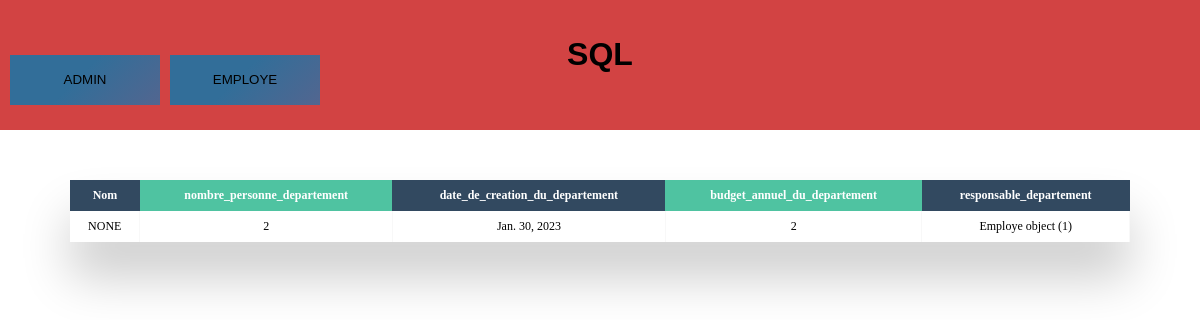
Page /Departement/ on the earlier database version.
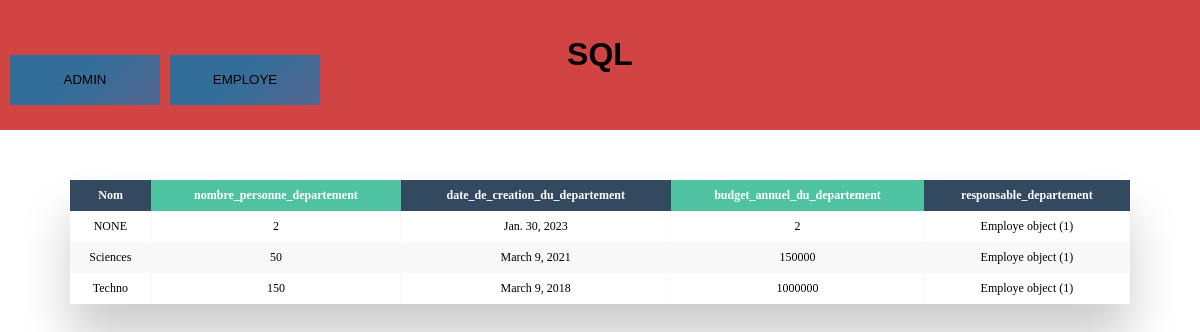
Same page on the later database version.
### polls/models.py (models this page shows)
class Departement(models.Model):
    id = models.AutoField(primary_key=True)
    nom = models.CharField(max_length=100,default='NONE')
    nombre_personne_departement = models.IntegerField()
    date_de_creation_du_departement = models.DateField()
    budget_annuel_du_departement = models.IntegerField()
    responsable_departement = models.ForeignKey(Employe, on_delete=models.CASCADE)

class Employe(models.Model):
    id = models.AutoField(primary_key=True)
    nom = models.CharField(max_length=100,default='NONE')
    prenom = models.CharField(max_length=100,default='NONE')
    poste = models.CharField(max_length=100,default='NONE')
    age = models.IntegerField()
    genre = models.CharField(max_length=100,default='NONE',choices=[("OPTION_1", "Homme"),("OPTION_2",  "Femme"),("OPTION_3", "Autre")])
    salaire = models.IntegerField()
    type_contract = models.CharField(max_length=100,default='CDD',choices=[("OPTION_1", "CDD"),("OPTION_2",  "CDI"),("OPTION_3", "Autre")])
    adresse_email = models.CharField(max_length=100,default='NONE')
    date_embauche = models.DateField()
    numero_tel = models.CharField(max_length=100,default='NONE')
    adresse = models.CharField(max_length=100,default='NONE')
    date_de_naissance = models.DateField()
    numero_d_employe = models.CharField(max_length=100,default='NONE')
    nombre_d_enfants = models.IntegerField(default=0)
    conges_payes_restants = models.IntegerField()

### polls/views.py (the view)
# urls.py: path('', views.indexDepartement),
def indexDepartement(request):
    departement=Departement.objects.all()
    paginator = Paginator(departement, 10) # Show 10 contacts per page
    page2 = request.GET.get('page2')
    departements = paginator.get_page(page2)
    return render(request,'departement.html',{"departement":departements})

### template/departement.html (shortened to what this page needs)
<!DOCTYPE html>
<html lang="en">
<head>
</head>
<body>
<div class="header">
        <div class="titleHeader">
            <h1>SQL</h1>
        </div>
        <div class="butttonrow">
            <form action="/admin" method="GET">
            <button type="submit" name="admin" class="noselect">ADMIN</button>
            </form>
            <form action="/employe" method="GET">
            <button type="submit" class="noselect">EMPLOYE</button>
            </form>
        </div>
    </div>
    <div class="table-wrapper">
    <table class="fl-table">
        <thead>
        <tr>
            <th>Nom</th>
            <th>nombre_personne_departement</th>
            <th>date_de_creation_du_departement</th>
            <th>budget_annuel_du_departement</th>
            <th>responsable_departement</th>
        </tr>
        </thead>
        <tbody>
        {% for i in departement%}
        <tr>
            <td>{{i.nom}}</td>
            <td>{{i.nombre_personne_departement}}</td>
            <td>{{i.date_de_creation_du_departement}}</td>
            <td>{{i.budget_annuel_du_departement}}</td>
            <td>{{i.responsable_departement}}</td>
        </tr>
        {% endfor %}
    </table>
</div>
    <div class="footer"></div>
</body>
</html>

Differences in the rows shown:
added Departement: nom "Sciences", nombre_personne_departement "50", date_de_creation_du_departement "March 9, 2021", budget_annuel_du_departement "150000", responsable_departement "Employe object (1)"
added Departement: nom "Techno", nombre_personne_departement "150", date_de_creation_du_departement "March 9, 2018", budget_annuel_du_departement "1000000", responsable_departement "Employe object (1)"
